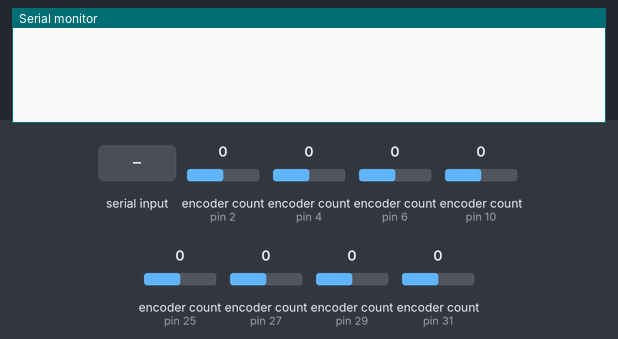
Bench run of a sketch on a simulated Arduino Mega 2560, built with avr-gcc and run on an emulated ATmega2560. Parts: the last lines printed to the serial monitor. Inputs (shaded band) come from the test bench; at power-on: encoder count (sensors on pin 2, pin 4, pin 6, pin 10, pin 25, pin 27, pin 29, pin 31) 0.

Above: at 1.2 s.
1.3 s: encoder count (sensor on pin 2) set to 1
At 1.9 s:
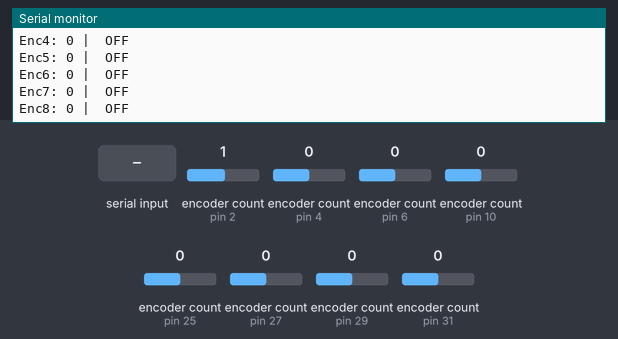
2.8 s: "1" received over the second serial link
At 4.0 s:
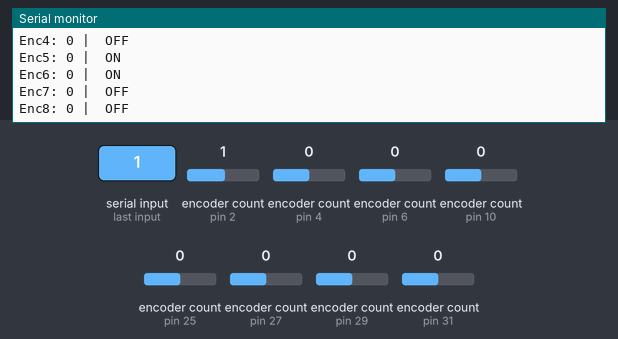
4.3 s: encoder count (sensor on pin 4) set to 1
5.8 s: encoder count (sensor on pin 6) set to 1
7.3 s: encoder count (sensor on pin 10) set to 1
8.8 s: encoder count (sensor on pin 25) set to 1
Timing chart, 0 to 11.3 s (numbered marks = the images above; inputs shaded):
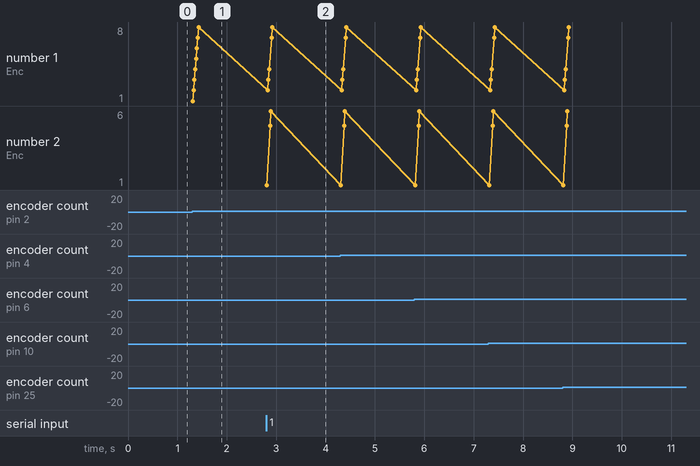

Measured:
- after the input at 1.3 s, the serial monitor: prints a new line at once (image 1)
- after the input at 2.8 s, the serial monitor: prints a new line at once (image 2)

The sketch:

MIDI_8_V2_1_1_Teensy_4.1_10-8encodersButtons_8LEDs_UART.ino
```cpp
#include <Encoder.h>

// Define the number of encoders and their associated pins
const int numEncoders = 8;
Encoder encoders[numEncoders] = {
  Encoder(2, 3),   // Encoder 1
  Encoder(4, 5),   // Encoder 2
  Encoder(6, 7),   // Encoder 3
  Encoder(10, 11), // Encoder 4
  Encoder(25, 26), // Encoder 5
  Encoder(27, 28), // Encoder 6
  Encoder(29, 30), // Encoder 7
  Encoder(31, 32)  // Encoder 8
};

long positions[numEncoders] = {0};  // Array to store the position of each encoder
byte lastButtonStates = 0;         // Last known button states to detect changes

void setup() {
  Serial.begin(9600);   // Start serial communication at 9600 baud
  Serial1.begin(9600);  // Begin listening for UART communications
}

void loop() {
  bool updateDisplay = false;

  // Check for new button state data via UART
  if (Serial1.available() > 0) {
    byte newButtonStates = Serial1.read(); // Read the new button states byte
    if (newButtonStates != lastButtonStates) {
      lastButtonStates = newButtonStates; // Update last known states
      updateDisplay = true;               // Flag to update the display
    }
  }

  // Check each encoder and update positions
  for (int i = 0; i < numEncoders; i++) {
    long newPosition = encoders[i].read();
    if (newPosition != positions[i]) {
      positions[i] = newPosition;
      updateDisplay = true;
    }
  }

  // Update the display if necessary
  if (updateDisplay) {
    Serial.println("----");
    for (int i = 0; i < numEncoders; i++) {
      Serial.print("Enc");
      Serial.print(i + 1);
      Serial.print(": ");
      Serial.print(positions[i]);
      Serial.print(" |  ");
      Serial.println(lastButtonStates & (1 << i) ? "ON" : "OFF");
    }
  }

  delay(10); // Reduced delay to ensure more responsive updates
}
```
